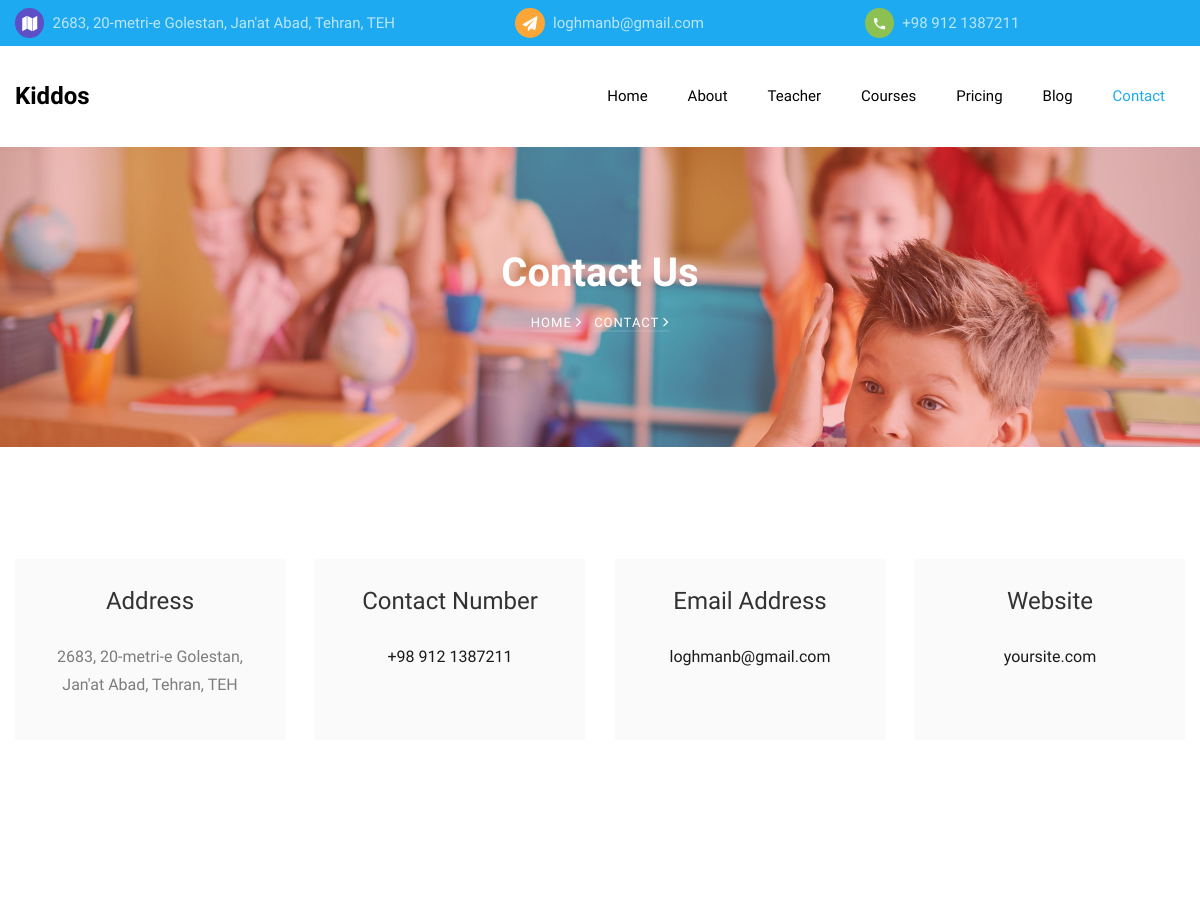
The page /contact (upper part) on the database as committed earlier.
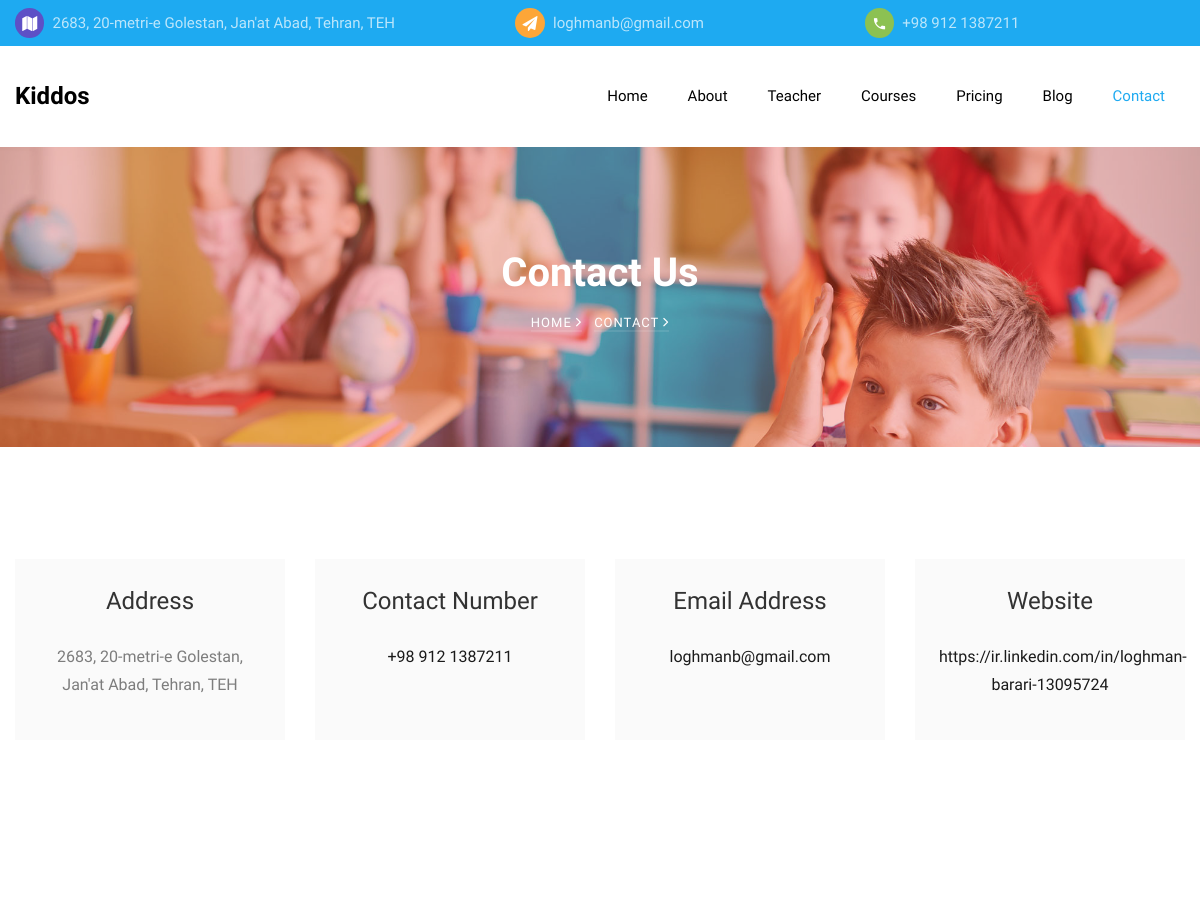
The same page on the database as committed later.
### pages/models.py (models this page shows, shortened)
class Setting(models.Model):
    class Meta:
        db_table = 'kiddos_settings'
    name = models.CharField('Name', primary_key=True,
                            max_length=32, blank=False, null=False)
    value = models.CharField('Value', max_length=512, blank=True, null=True)

### pages/views.py (the view)
# urls.py: path('contact', views.contact, name='contact'),
def contact(request):
    return render(request, 'pages/contact.html')

### pages/services.py (called while the page is built)
def get_website_settings():
    data = {
        SETTINGS_PHONE_NO: '+ 123 456 789',
        SETTINGS_EMAIL: 'youremail@email.com',
        SETTINGS_ADDRESS: '1234 Fake Street st., My City, My State',
        SETTINGS_TWITTER: 'my_twitter_account',
        SETTINGS_INSTAGRAM: 'my_instagram_account',
        SETTINGS_FACEBOOK: 'my_facebook_account',
        SETTINGS_WEBSITE: 'yoursite.com',
    }
    data.update({setting.name: setting.value
                 for setting in models.Setting.objects.all()})
    data['latest_blog_posts'] = models.BlogPost.objects.order_by(
        '-create_date')[:2]
    return data

### pages/views.py (called while the page is built)
def render(request, template, data=None):
    if data is None:
        data = {}
    data.update(services.get_website_settings())
    return _render(request, template, data)

### templates/pages/contact.html (shortened to what this page needs)
{% extends 'base.html' %}
{% load static %}
{% block content %}
<section class="hero-wrap hero-wrap-2" style="background-image: url('{% static 'images/bg_2.jpg' %}');">
    <div class="overlay"></div>
    <div class="container">
        <div class="row no-gutters slider-text align-items-center justify-content-center">
            <div class="col-md-9 ftco-animate text-center">
                <h1 class="mb-2 bread">Contact Us</h1>
                <p class="breadcrumbs"><span class="mr-2"><a href="{% url 'index' %}">Home <i
                                class="ion-ios-arrow-forward"></i></a></span> <span>Contact <i
                            class="ion-ios-arrow-forward"></i></span></p>
            </div>
        </div>
    </div>
</section>
<section class="ftco-section contact-section">
    <div class="container">
        <div class="row d-flex mb-5 contact-info">
            <div class="col-md-3 d-flex">
                <div class="bg-light align-self-stretch box p-4 text-center">
                    <h3 class="mb-4">Address</h3>
                    <p>{{ settings_address }}</p>
                </div>
            </div>
            <div class="col-md-3 d-flex">
                <div class="bg-light align-self-stretch box p-4 text-center">
                    <h3 class="mb-4">Contact Number</h3>
                    <p><a href="tel://1234567920">{{ settings_phone_no }}</a></p>
                </div>
            </div>
            <div class="col-md-3 d-flex">
                <div class="bg-light align-self-stretch box p-4 text-center">
                    <h3 class="mb-4">Email Address</h3>
                    <p><a href="mailto:{{ settings_email }}">{{ settings_email }}</a></p>
                </div>
            </div>
            <div class="col-md-3 d-flex">
                <div class="bg-light align-self-stretch box p-4 text-center">
                    <h3 class="mb-4">Website</h3>
                    <p><a href="{{ settings_website }}">{{ settings_website }}</a></p>
                </div>
            </div>
        </div>
    </div>
</section>
{% endblock %}

Rows that differ between the two databases and show on the page:
added Setting: value "https://ir.linkedin.com/in/loghman-barari-13095724"
Other text that changed with them:
{{ settings_website }}: "yoursite.com" → (not shown)
